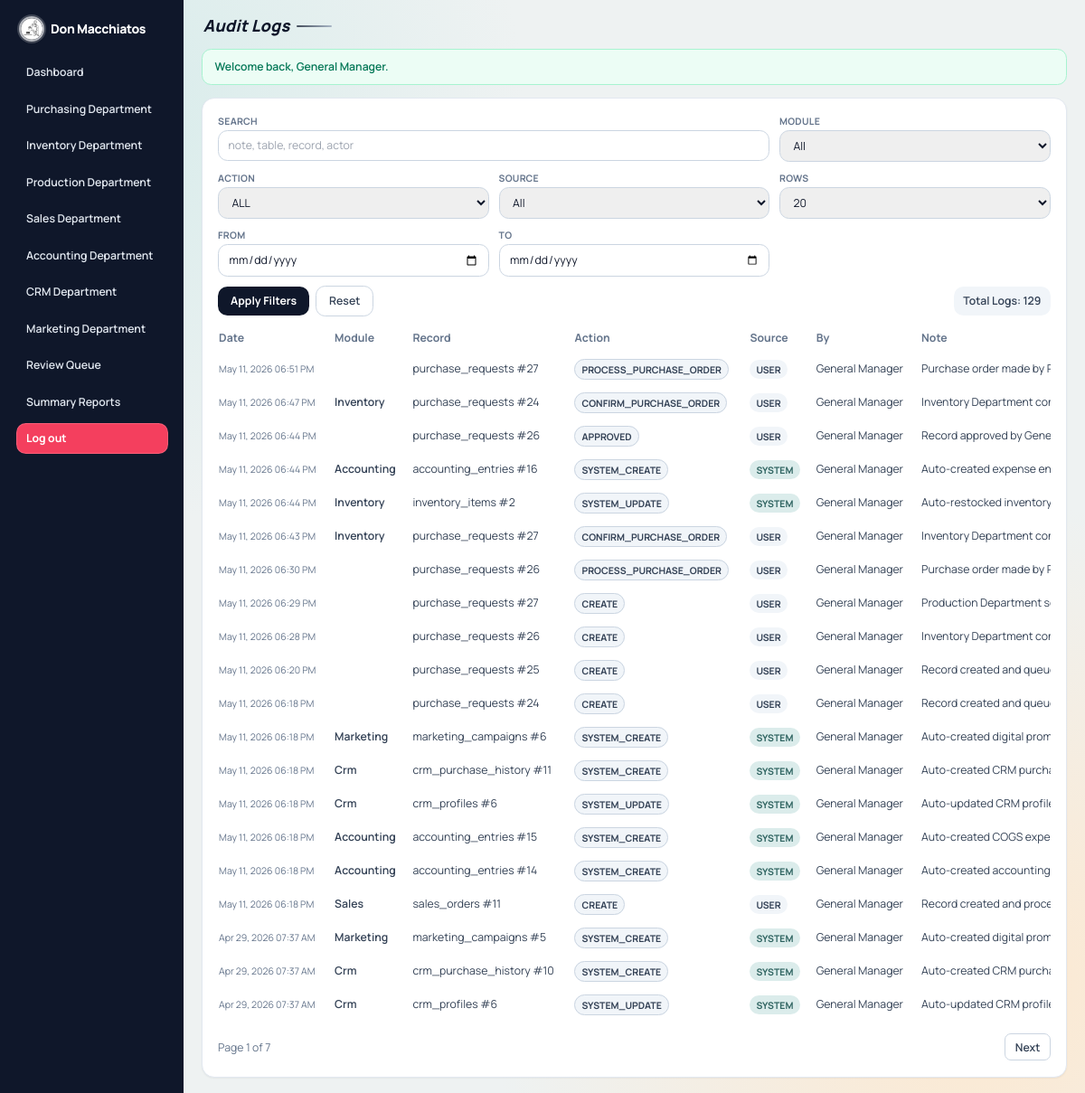
/audit_logs.php (signed in), run on the app's committed database.
### tables this page shows
CREATE TABLE `audit_trails` (
  `id` bigint(20) UNSIGNED NOT NULL,
  `module` enum('inventory','production','sales','accounting','crm','marketing','system') NOT NULL,
  `table_name` varchar(100) NOT NULL,
  `record_id` int(10) UNSIGNED NOT NULL,
  `action_type` varchar(40) NOT NULL,
  `source` enum('user','system') NOT NULL DEFAULT 'user',
  `note` text DEFAULT NULL,
  `old_data` longtext DEFAULT NULL CHECK (json_valid(`old_data`)),
  `new_data` longtext DEFAULT NULL CHECK (json_valid(`new_data`)),
  `diff_data` longtext DEFAULT NULL CHECK (json_valid(`diff_data`)),
  `performed_by` int(10) UNSIGNED DEFAULT NULL,
  `performed_at` datetime NOT NULL DEFAULT current_timestamp()
);

CREATE TABLE `users` (
  `id` int(10) UNSIGNED NOT NULL,
  `full_name` varchar(120) NOT NULL,
  `username` varchar(60) NOT NULL,
  `password_hash` varchar(255) NOT NULL,
  `role` enum('general_manager','department_head') NOT NULL,
  `department` enum('purchasing','inventory','production','sales','accounting','crm','marketing') DEFAULT NULL,
  `created_at` datetime NOT NULL DEFAULT current_timestamp(),
  `updated_at` datetime NOT NULL DEFAULT current_timestamp() ON UPDATE current_timestamp()
);

### includes/functions.php (called while the page is built, shortened)
<?php
function e($value): string
{
    return htmlspecialchars((string) $value, ENT_QUOTES, 'UTF-8');
}
function format_table_value(string $column, $value): string
{
    if (in_array($column, ['created_at', 'updated_at', 'approved_at', 'last_purchase_at', 'paid_at', 'received_verified_at'], true)) {
        $timestamp = strtotime((string) $value);
        return $timestamp ? date('M d, Y h:i A', $timestamp) : (string) $value;
    }
    return (string) $value;
}
function query_with(array $base, array $changes = [], array $remove = []): string
{
    $query = $base;
    foreach ($changes as $key => $value) {
        $query[$key] = $value;
    }
    return http_build_query($query);
}

### audit_logs.php (the view, shortened to what this page needs)
<?php
$pdo = db();
$moduleOptions = ['all', 'purchasing', 'inventory', 'production', 'sales', 'accounting', 'crm', 'marketing', 'system'];
$actionOptions = ['all', 'create', 'edit', 'delete', 'approved', 'rejected', 'confirm_purchase_order', 'process_purchase_order', 'verify_purchase_receipt', 'system_create', 'system_update'];
$sourceOptions = ['all', 'user', 'system'];
$search = trim((string) ($_GET['q'] ?? ''));
$module = (string) ($_GET['module'] ?? 'all');
$actionType = (string) ($_GET['action_type'] ?? 'all');
$source = (string) ($_GET['source'] ?? 'all');
$dateFrom = (string) ($_GET['from'] ?? '');
$dateTo = (string) ($_GET['to'] ?? '');
$page = max(1, (int) ($_GET['page'] ?? 1));
$perPage = (int) ($_GET['per_page'] ?? 20);
$allowedPerPage = [10, 20, 50, 100];
if (!preg_match('/^\d{4}-\d{2}-\d{2}$/', $dateFrom)) {
    $dateFrom = '';
}
if (!preg_match('/^\d{4}-\d{2}-\d{2}$/', $dateTo)) {
    $dateTo = '';
}
$where = [];
$params = [];
$whereSql = $where ? ('WHERE ' . implode(' AND ', $where)) : '';
$countStmt = $pdo->prepare("SELECT COUNT(*)
    FROM audit_trails a
    LEFT JOIN users u ON u.id = a.performed_by
    {$whereSql}");
$countStmt->execute($params);
$totalRows = (int) $countStmt->fetchColumn();
$totalPages = max(1, (int) ceil($totalRows / $perPage));
$offset = ($page - 1) * $perPage;
$listStmt = $pdo->prepare("SELECT a.*, u.full_name AS performed_name
    FROM audit_trails a
    LEFT JOIN users u ON u.id = a.performed_by
    {$whereSql}
    ORDER BY a.performed_at DESC, a.id DESC
    LIMIT {$perPage} OFFSET {$offset}");
$listStmt->execute($params);
$rows = $listStmt->fetchAll();
require_once __DIR__ . '/includes/layout_top.php';
?>
<section class="rounded-2xl border border-slate-200 bg-white p-5 shadow-sm">
    <form method="get" class="grid gap-3 md:grid-cols-3 xl:grid-cols-6">
        <div class="md:col-span-2 xl:col-span-2">
            <label class="block text-xs font-bold uppercase tracking-wide text-slate-500">Search</label>
            <input type="text" name="q" value="<?= e($search) ?>" placeholder="note, table, record, actor" class="mt-1 w-full rounded-xl border border-slate-300 px-3 py-2 text-sm focus:border-brand-500 focus:outline-none focus:ring-2 focus:ring-brand-100">
        </div>
        <div>
            <label class="block text-xs font-bold uppercase tracking-wide text-slate-500">Module</label>
            <select name="module" class="mt-1 w-full rounded-xl border border-slate-300 px-3 py-2 text-sm focus:border-brand-500 focus:outline-none focus:ring-2 focus:ring-brand-100">
                <?php foreach ($moduleOptions as $option): ?>
                    <option value="<?= e($option) ?>" <?= $module === $option ? 'selected' : '' ?>><?= e(ucfirst($option)) ?></option>
                <?php endforeach; ?>
            </select>
        </div>
        <div>
            <label class="block text-xs font-bold uppercase tracking-wide text-slate-500">Action</label>
            <select name="action_type" class="mt-1 w-full rounded-xl border border-slate-300 px-3 py-2 text-sm focus:border-brand-500 focus:outline-none focus:ring-2 focus:ring-brand-100">
                <?php foreach ($actionOptions as $option): ?>
                    <option value="<?= e($option) ?>" <?= $actionType === $option ? 'selected' : '' ?>><?= e(strtoupper($option)) ?></option>
                <?php endforeach; ?>
            </select>
        </div>
        <div>
            <label class="block text-xs font-bold uppercase tracking-wide text-slate-500">Source</label>
            <select name="source" class="mt-1 w-full rounded-xl border border-slate-300 px-3 py-2 text-sm focus:border-brand-500 focus:outline-none focus:ring-2 focus:ring-brand-100">
                <?php foreach ($sourceOptions as $option): ?>
                    <option value="<?= e($option) ?>" <?= $source === $option ? 'selected' : '' ?>><?= e(ucfirst($option)) ?></option>
                <?php endforeach; ?>
            </select>
        </div>
        <div>
            <label class="block text-xs font-bold uppercase tracking-wide text-slate-500">Rows</label>
            <select name="per_page" class="mt-1 w-full rounded-xl border border-slate-300 px-3 py-2 text-sm focus:border-brand-500 focus:outline-none focus:ring-2 focus:ring-brand-100">
                <?php foreach ($allowedPerPage as $size): ?>
                    <option value="<?= e((string) $size) ?>" <?= $perPage === $size ? 'selected' : '' ?>><?= e((string) $size) ?></option>
                <?php endforeach; ?>
            </select>
        </div>
        <div>
            <label class="block text-xs font-bold uppercase tracking-wide text-slate-500">From</label>
            <input type="date" name="from" value="<?= e($dateFrom) ?>" class="mt-1 w-full rounded-xl border border-slate-300 px-3 py-2 text-sm focus:border-brand-500 focus:outline-none focus:ring-2 focus:ring-brand-100">
        </div>
        <div>
            <label class="block text-xs font-bold uppercase tracking-wide text-slate-500">To</label>
            <input type="date" name="to" value="<?= e($dateTo) ?>" class="mt-1 w-full rounded-xl border border-slate-300 px-3 py-2 text-sm focus:border-brand-500 focus:outline-none focus:ring-2 focus:ring-brand-100">
        </div>
        <div class="md:col-span-3 xl:col-span-6 flex flex-wrap items-center gap-2">
            <button type="submit" class="rounded-xl bg-slate-900 px-4 py-2 text-sm font-bold text-white hover:bg-slate-800">Apply Filters</button>
            <a href="audit_logs.php" class="rounded-xl border border-slate-300 bg-white px-4 py-2 text-sm font-semibold text-slate-700 hover:bg-slate-50">Reset</a>
            <p class="w-full rounded-xl bg-slate-100 px-3 py-2 text-sm font-semibold text-slate-700 sm:ml-auto sm:w-auto">Total Logs: <?= e((string) $totalRows) ?></p>
        </div>
    </form>
    <div class="table-scroll mt-4">
        <table class="stack-table w-full min-w-[1100px] text-sm">
            <thead>
            <tr class="text-left text-slate-500">
                <th class="pb-2 pr-4" data-priority="low">Date</th>
                <th class="pb-2 pr-4" data-priority="high">Module</th>
                <th class="pb-2 pr-4" data-priority="high">Record</th>
                <th class="pb-2 pr-4" data-priority="high">Action</th>
                <th class="pb-2 pr-4" data-priority="medium">Source</th>
                <th class="pb-2 pr-4" data-priority="low">By</th>
                <th class="pb-2 pr-4" data-priority="low">Note</th>
            </tr>
            </thead>
            <tbody class="text-slate-700">
            <?php if ($rows): ?>
                <?php foreach ($rows as $row): ?>
                    <tr class="border-t border-slate-100">
                        <td class="py-2 pr-4 text-xs text-slate-500"><?= e(format_table_value('updated_at', $row['performed_at'])) ?></td>
                        <td class="py-2 pr-4 font-semibold"><?= e(ucfirst((string) $row['module'])) ?></td>
                        <td class="py-2 pr-4"><?= e((string) $row['table_name']) ?> #<?= e((string) $row['record_id']) ?></td>
                        <td class="py-2 pr-4"><span class="rounded-full border border-slate-300 bg-slate-100 px-2 py-1 text-xs font-bold text-slate-700"><?= e(strtoupper((string) $row['action_type'])) ?></span></td>
                        <td class="py-2 pr-4"><span class="rounded-full px-2 py-1 text-xs font-bold <?= $row['source'] === 'system' ? 'bg-brand-100 text-brand-700' : 'bg-slate-100 text-slate-700' ?>"><?= e(strtoupper((string) $row['source'])) ?></span></td>
                        <td class="py-2 pr-4"><?= e($row['performed_name'] ?? 'System') ?></td>
                        <td class="py-2 pr-4 max-w-[260px] truncate" title="<?= e((string) ($row['note'] ?? '')) ?>"><?= e((string) ($row['note'] ?? '-')) ?></td>
                    </tr>
                <?php endforeach; ?>
            <?php else: ?>
                <tr>
                    <td colspan="8" class="py-4 text-center text-slate-500">No audit records match the current filters.</td>
                </tr>
            <?php endif; ?>
            </tbody>
        </table>
    </div>
    <?php if ($totalPages > 1): ?>
        <div class="mt-4 flex flex-wrap items-center justify-between gap-3 text-sm">
            <p class="text-slate-500">Page <?= e((string) $page) ?> of <?= e((string) $totalPages) ?></p>
            <div class="flex items-center gap-2">
                <?php if ($page < $totalPages): ?>
                    <a href="audit_logs.php?<?= e(query_with($_GET, ['page' => $page + 1])) ?>" class="rounded-lg border border-slate-300 bg-white px-3 py-1.5 font-semibold text-slate-700 hover:bg-slate-50">Next</a>
                <?php endif; ?>
            </div>
        </div>
    <?php endif; ?>
</section>
<?php require_once __DIR__ . '/includes/layout_bottom.php'; ?>

### includes/layout_top.php (style rules this page uses)
:root { --canvas: #eef2f2; --text-main: #0f172a; --app-sidebar-md: 13.5rem; --app-sidebar-lg: 14.5rem; --app-content-x: 0.75rem; --app-content-y: 0.75rem; --app-card-pad: 1rem; --app-title-size: 1.35rem; --app-title-line: 1.25; --mobile-topbar-x: 0.75rem; --mobile-topbar-y: 0.75rem; --mobile-chip-font: 0.72rem; --mobile-chip-pad-x: 0.75rem; --mobile-chip-pad-y: 0.25rem; --table-scroll-edge: -0.25rem; --table-scroll-pad: 0.25rem; --stack-row-gap: 0.75rem; --stack-card-pad-y: 0.25rem; --stack-card-pad-x: 0.75rem; --stack-cell-font: 0.83rem; --stack-label-font: 0.64rem; }
*, *::before, *::after { box-sizing: border-box; }
html { font-size: 14px; }
body { font-family: 'Manrope', sans-serif; background: radial-gradient(circle at 10% 10%, #d8eceb 0%, transparent 30%), radial-gradient(circle at 90% 90%, #fde8cf 0%, transparent 35%), var(--canvas); color: var(--text-main); margin: 0; min-width: 320px; overflow-x: hidden; }
.table-scroll { overflow-x: auto; -webkit-overflow-scrolling: touch; scrollbar-width: thin; }
.table-scroll table { border-collapse: separate; border-spacing: 0; }
@media (min-width: 1024px) and (max-width: 1279px) { :root { --app-content-x: 1.4rem; --app-content-y: 1.2rem; --app-card-pad: 1.22rem; --app-title-size: 1.72rem; } }

### data on the page
audit_trails: performed_at "May 11, 2026 06:51 PM", table_name "purchase_requests", record "27", action_type "PROCESS_PURCHASE_ORDER", source "USER", performed_by.full_name "General Manager", note "Purchase order made by Purchasing Depart…"
audit_trails: performed_at "May 11, 2026 06:47 PM", module "Inventory", table_name "purchase_requests", record "24", action_type "CONFIRM_PURCHASE_ORDER", source "USER", performed_by.full_name "General Manager", note "Inventory Department confirmed purchase o…"
audit_trails: performed_at "May 11, 2026 06:44 PM", table_name "purchase_requests", record "26", action_type "APPROVED", source "USER", performed_by.full_name "General Manager", note "Record approved by…"
audit_trails: performed_at "May 11, 2026 06:44 PM", module "Accounting", table_name "accounting_entries", record "16", action_type "SYSTEM_CREATE", source "SYSTEM", performed_by.full_name "General Manager", note "Auto-created expense entry from approved…"
audit_trails: performed_at "May 11, 2026 06:44 PM", module "Inventory", table_name "inventory_items", record "2", action_type "SYSTEM_UPDATE", source "SYSTEM", performed_by.full_name "General Manager", note "Auto-restocked inventory from approved pu…"
audit_trails: performed_at "May 11, 2026 06:43 PM", module "Inventory", table_name "purchase_requests", record "27", action_type "CONFIRM_PURCHASE_ORDER", source "USER", performed_by.full_name "General Manager", note "Inventory Department confirmed purchase o…"
audit_trails: performed_at "May 11, 2026 06:30 PM", table_name "purchase_requests", record "26", action_type "PROCESS_PURCHASE_ORDER", source "USER", performed_by.full_name "General Manager", note "Purchase order made by Purchasing Depart…"
audit_trails: performed_at "May 11, 2026 06:29 PM", table_name "purchase_requests", record "27", action_type "CREATE", source "USER", performed_by.full_name "General Manager", note "Production Department sent a purchase req…"
audit_trails: performed_at "May 11, 2026 06:28 PM", table_name "purchase_requests", record "26", action_type "CREATE", source "USER", performed_by.full_name "General Manager", note "Inventory Department confirmed a purchase…"
audit_trails: performed_at "May 11, 2026 06:20 PM", table_name "purchase_requests", record "25", action_type "CREATE", source "USER", performed_by.full_name "General Manager", note "Record created and queued for manager rev…"
audit_trails: performed_at "May 11, 2026 06:18 PM", table_name "purchase_requests", record "24", action_type "CREATE", source "USER", performed_by.full_name "General Manager", note "Record created and queued for manager rev…"
audit_trails: performed_at "May 11, 2026 06:18 PM", module "Marketing", table_name "marketing_campaigns", record "6", action_type "SYSTEM_CREATE", source "SYSTEM", performed_by.full_name "General Manager", note "Auto-created digital promotion campaign fr…"
audit_trails: performed_at "May 11, 2026 06:18 PM", module "Crm", table_name "crm_purchase_history", record "11", action_type "SYSTEM_CREATE", source "SYSTEM", performed_by.full_name "General Manager", note "Auto-created CRM purchase history from ap…"
audit_trails: performed_at "May 11, 2026 06:18 PM", module "Crm", table_name "crm_profiles", record "6", action_type "SYSTEM_UPDATE", source "SYSTEM", performed_by.full_name "General Manager", note "Auto-updated CRM profile from approved sa…"
audit_trails: performed_at "May 11, 2026 06:18 PM", module "Accounting", table_name "accounting_entries", record "15", action_type "SYSTEM_CREATE", source "SYSTEM", performed_by.full_name "General Manager", note "Auto-created COGS expense entry from app…"
audit_trails: performed_at "May 11, 2026 06:18 PM", module "Accounting", table_name "accounting_entries", record "14", action_type "SYSTEM_CREATE", source "SYSTEM", performed_by.full_name "General Manager", note "Auto-created accounting entry from approv…"
audit_trails: performed_at "May 11, 2026 06:18 PM", module "Sales", table_name "sales_orders", record "11", action_type "CREATE", source "USER", performed_by.full_name "General Manager", note "Record created and processed in real-time P…"
audit_trails: performed_at "Apr 29, 2026 07:37 AM", module "Marketing", table_name "marketing_campaigns", record "5", action_type "SYSTEM_CREATE", source "SYSTEM", performed_by.full_name "General Manager", note "Auto-created digital promotion campaign fr…"
audit_trails: performed_at "Apr 29, 2026 07:37 AM", module "Crm", table_name "crm_purchase_history", record "10", action_type "SYSTEM_CREATE", source "SYSTEM", performed_by.full_name "General Manager", note "Auto-created CRM purchase history from ap…"
audit_trails: performed_at "Apr 29, 2026 07:37 AM", module "Crm", table_name "crm_profiles", record "6", action_type "SYSTEM_UPDATE", source "SYSTEM", performed_by.full_name "General Manager", note "Auto-updated CRM profile from approved sa…"

### other printed values
APP_NAME "Don Macchiatos"
$departmentName "Purchasing Department"
$departmentName "Inventory Department"
$departmentName "Production Department"
$departmentName "Sales Department"
$departmentName "Accounting Department"
$departmentName "CRM Department"
$departmentName "Marketing Department"
$pageTitle "Audit Logs"
$flash['message'] "Welcome back, General Manager."
$totalRows "129"
$page "1"
$totalPages "7"
form field module "All"
form field action_type "ALL"
